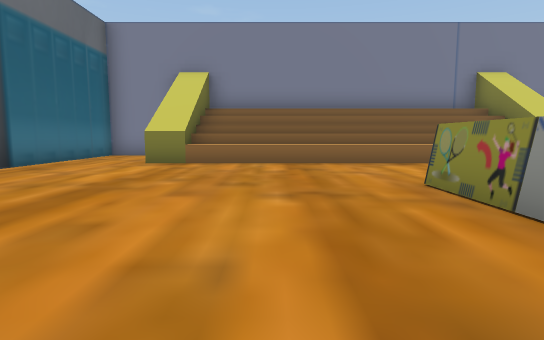
[1] (above)

20 first-person views from a walk through a Unity game level. The camera is 1.3 m above the floor, tilts 6° down and sees 80° across. The floor is counted in squares, 2 m on a side. Each view is taken from the middle of a square. On the plan, view 1 faces up. The plan holds only what a view shows up to about 10 squares ahead; the rest is blank. The player character is not drawn. Some surface patterns are stand-ins.

[2]
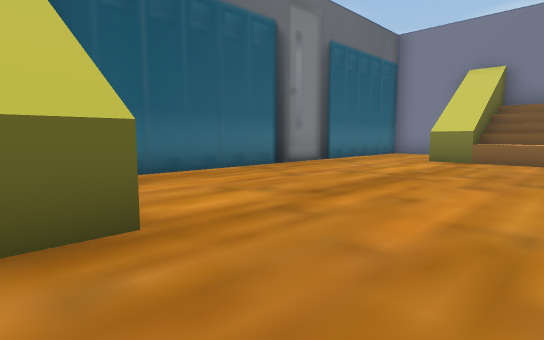

[3]
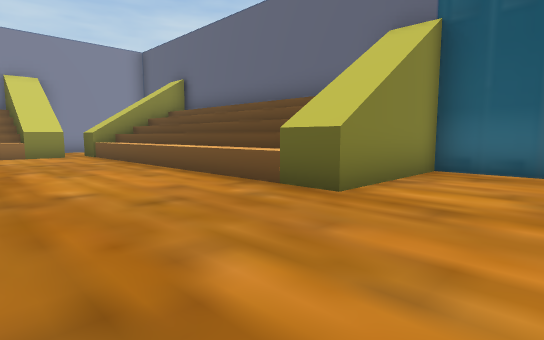

[4]
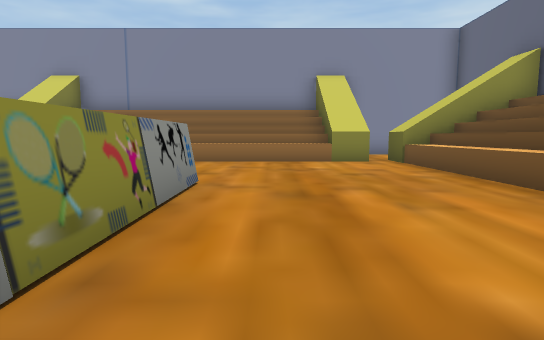

[5]
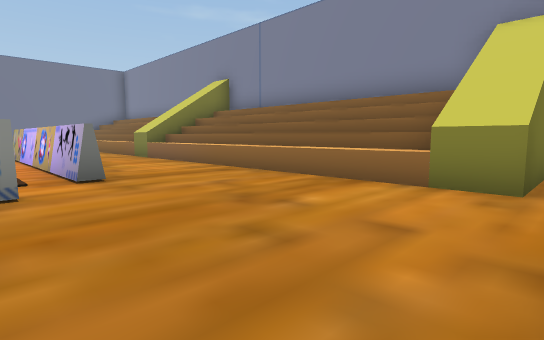

[6]
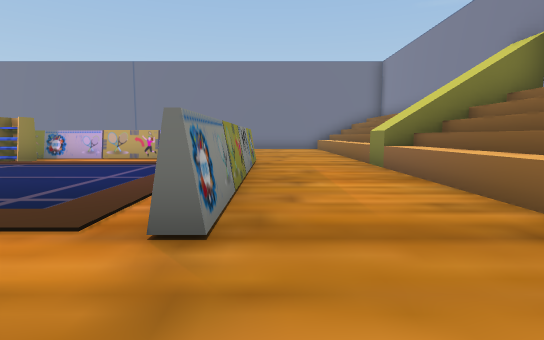

[7]
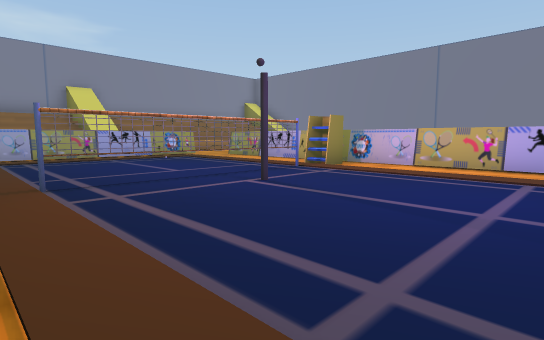

[8]
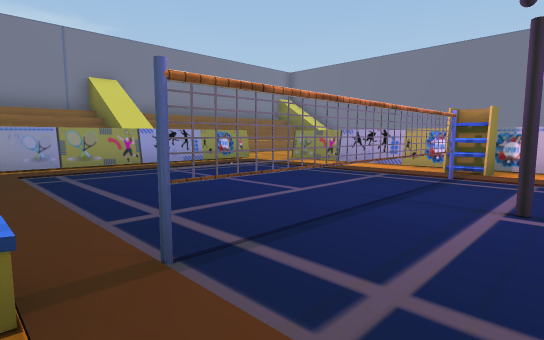

[9]
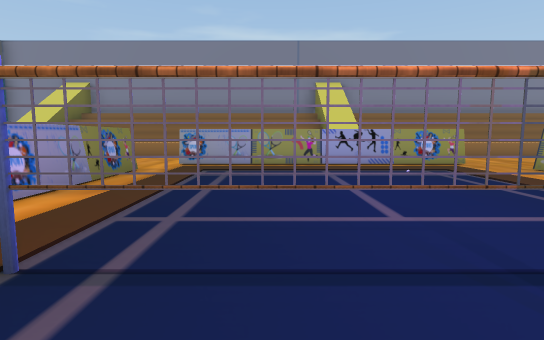

[10]
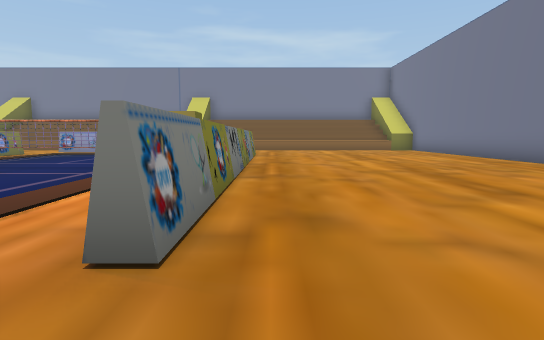

[11]
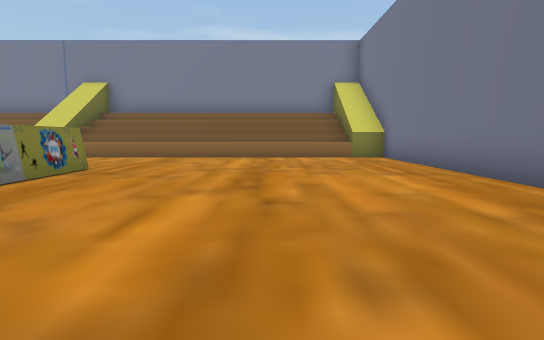

[12]
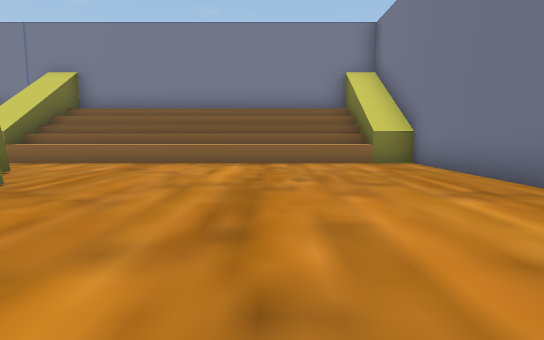

[13]
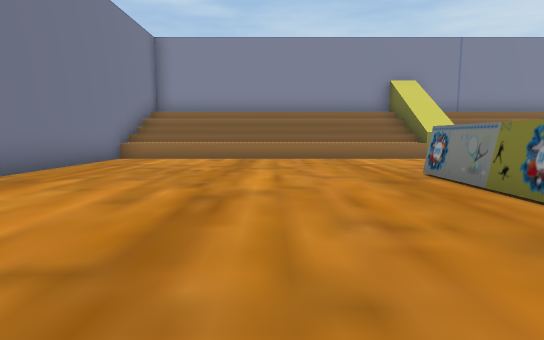

[14]
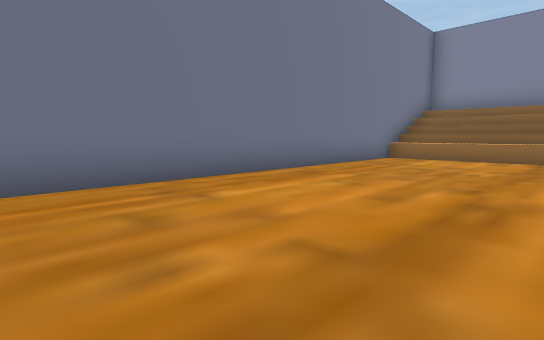

[15]
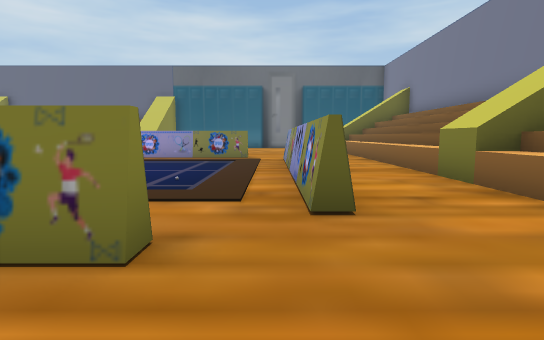

[16]
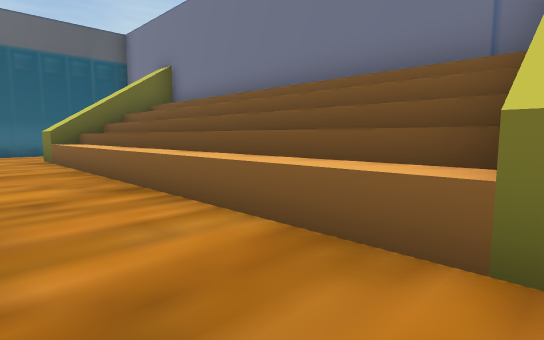

[17]
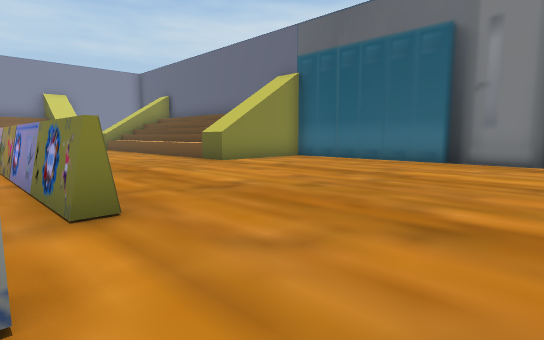

[18]
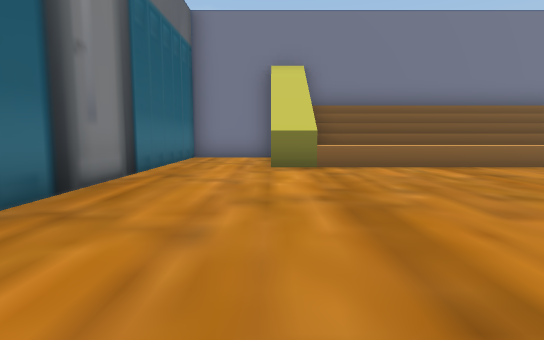

[19]
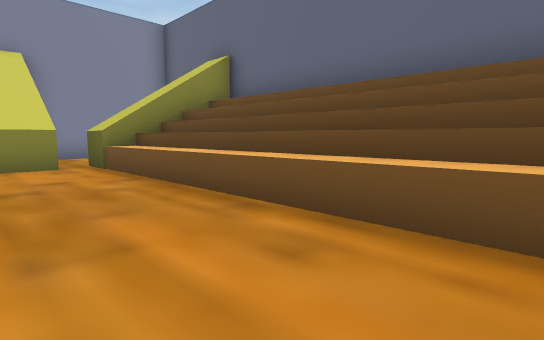

[20]
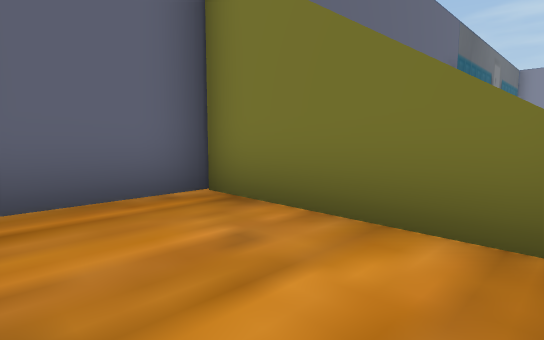

### Floor plan
Key: @ floor where view 1 was taken; # wall or solid block; . floor; ^ raised ledge; T thing the floor can be seen under or through; O other object.
Columns run from 6 left of view 1 to 18 right of it. Each row starts with its distance up from view 1.
 11 ####
 10 #..O         O         O
  9 #..OO^^^^^^^^OO^^^^^^^OO
  8 #..OO^^^^^^^^OO^^^^^^^OO
  7 #.......................#
  6 #.......................#
  5 #........OOOOOOO........#
  4 #.......O.......O.......#
  3 #.......O.......O.......#
  2 #.......O.......O.......#
  1 #.......O.......O.......#
  0  OOO..@.OOTTTTTOO.......#
 -1   OO....OOTTTTTOO.......#
 -2    ^....O...O...O.......#
 -3    ^....O.......O.......#
 -4    ^....O.......O.......#
 -5    ^....O.......O.......#
 -6    ^..........  ........#
 -7    ^.....OOOOOOO........#
 -8    ^....................#
 -9  OOO....................#
-10 #....O^^^^^^^^OO^^^^^^^^
-11 #....O########O     ####
-12 #....O        O
-13    ##

Positions as (right, up) in squares from view 1, and headings:
1: (0, 0), facing up
2: (0, -1), facing up-left
3: (1, 2), facing down-left
4: (1, -1), facing down
5: (-2, -5), facing down-right
6: (1, -7), facing right
7: (3, -5), facing up-right
8: (3, -2), facing up-right
9: (5, -2), facing up
10: (11, -7), facing up
11: (14, -2), facing up
12: (14, 0), facing up
13: (13, 0), facing down
14: (13, 0), facing down-right
15: (12, 5), facing left
16: (7, 6), facing up-left
17: (3, 7), facing down-left
18: (-3, 1), facing up
19: (0, -2), facing down-left
20: (-2, -12), facing up-left
